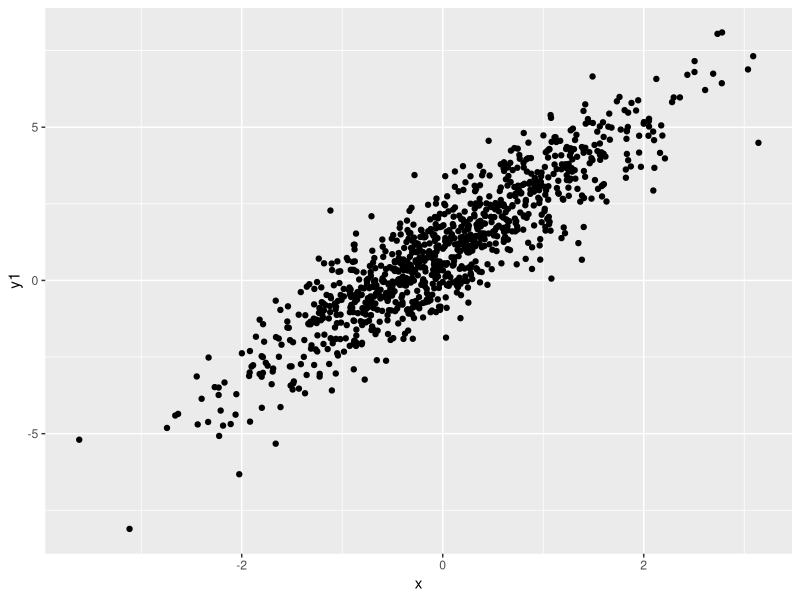
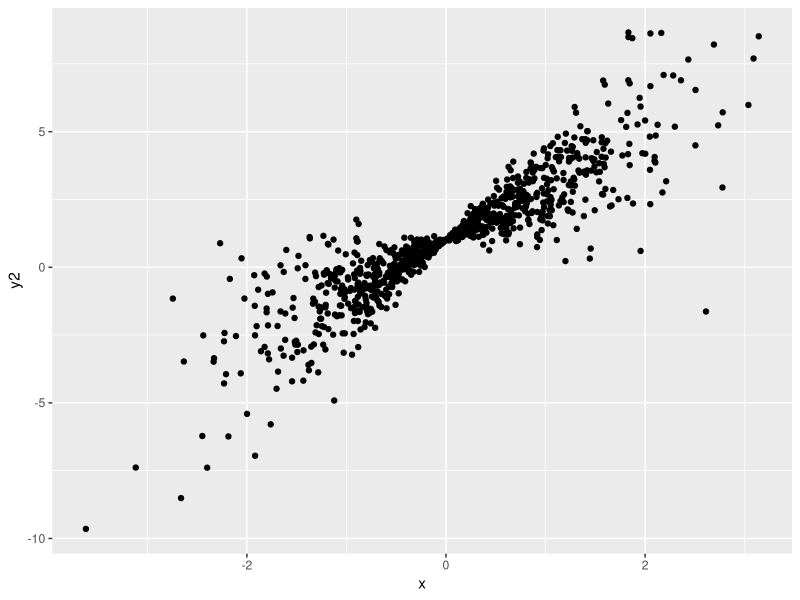

These figures' R source, in order:
## ---- chunk 1
## setup

library(ggplot2)
library(tibble)

## basic variable definition
N <- 1000
x <- rnorm(N)
u1 <- rnorm(N)
u2 <- sapply(x, function(xi){rnorm(1,sd = abs(xi))})
a <- 1
b <- 2

### Model 1 & 2:
y1 <- a + b * x + u1
df_Model_1 <- tibble(y = y1, x)
y2 <- a + b * x + u2
df_Model_2 <- tibble(y = y2, x)

### draw plots respectively
ggplot(df_Model_1, aes(x, y)) +
  geom_point() +
  labs(x = 'x', y = 'y1')
ggplot(df_Model_2, aes(x, y)) +
  geom_point() +
  labs(x = 'x', y = 'y2')
## ---- chunk 2
### funciton construction

reg <- function(x, y, n){
  df = tibble(x,y)
  x_bar <- mean(x)
  y_bar <- mean(y)
  SST <- sum((df$x - x_bar)^2)
  # coefficients calculation
  b_hat <- sum((df$y - y_bar) * (df$x - x_bar)) / SST
  a_hat <- y_bar - b_hat * x_bar
  sigma_hat_square = sum((df$y - a_hat - b_hat * df$x)^2) / (n -2)
  se_b_hat_0 <- sqrt(sigma_hat_square / SST)
  se_b_hat_1 <- sqrt(sum((df$x - x_bar)^2 * (df$y - a_hat - b_hat * df$x)^2) / SST^2)
  
  result <- c(b_hat, a_hat, sigma_hat_square, se_b_hat_0, se_b_hat_1)
  names(result) = c('b_hat', 'a_hat',  'sigma_hat^2', 'se_0', 'se_1')
  return(result)
}

### reg and compare
reg_Model_1 <- reg(x, y1, N)
print('Model_1:')
print(reg_Model_1)
lm_Model_1 <- lm(y1 ~ x)
summary(lm_Model_1)

reg_Model_2 <- reg(x, y2, N)
print('Model_2:')
print(reg_Model_2)
lm_Model_2 <- lm(y2 ~ x)
summary(lm_Model_2)

t_value_1 <- reg_Model_1["b_hat"] / reg_Model_1["se_0"]
print(paste("Without White standard error, the t value of b_hat in model 1 is : ", t_value_1))

t_value_2 <- reg_Model_2["b_hat"] / reg_Model_2["se_1"]
t_value_2_no <- reg_Model_2["b_hat"] / reg_Model_2["se_0"]
print(paste("With White standard error, the t value of b_hat in model 2 is : ", t_value_2))
print(paste("Without White standard error, the t value of b_hat in model 2 is : ", t_value_2_no))
## ---- chunk 3
simulate_t_homo <- function(choice){
  N <- 1000
  x <- rnorm(N)
  u1 <- rnorm(N)
  y1 <- u1 + 1
  reg_rslt <- reg(x, y1, N)
  if (choice == 0) {
    t_value <- reg_rslt["b_hat"] / reg_rslt["se_0"]
  } else if (choice == 1) {
    t_value <- reg_rslt["b_hat"] / reg_rslt["se_1"]
  } else {
    t_value <- NA
  }
  return(sum(t_value))
}

t0 <- replicate(10000, simulate_t_homo(0))
t0_bool <- abs(t0) > 1.96
t0_reject_proportion <- sum(t0_bool) / 10000
t1 <- replicate(10000, simulate_t_homo(1))
t1_bool <- abs(t1) > 1.96
t1_reject_proportion <- sum(t1_bool) / 10000

print(paste('The proportion of rejecting the null hypothesis using t0 is ', t0_reject_proportion))
print(paste('The proportion of rejecting the null hypothesis using t1 is ', t1_reject_proportion))
## ---- chunk 4
simulate_t_hetero <- function(choice){
  N <- 1000
  x <- rnorm(N)
  u2 <- sapply(x, function(xi){rnorm(1,sd = abs(xi))})
  y2 <- u2 + 1
  reg_rslt <- reg(x, y2, N)
  if (choice == 0) {
    t_value <- reg_rslt["b_hat"] / reg_rslt["se_0"]
  } else if (choice == 1) {
    t_value <- reg_rslt["b_hat"] / reg_rslt["se_1"]
  } else {
    t_value <- NA
  }
  return(sum(t_value))
}

t0 <- replicate(10000, simulate_t_hetero(0))
t0_bool <- abs(t0) > 1.96
t0_reject_proportion <- sum(t0_bool) / 10000
t1 <- replicate(10000, simulate_t_hetero(1))
t1_bool <- abs(t1) > 1.96
t1_reject_proportion <- sum(t1_bool) / 10000

print(paste('The proportion of rejecting the null hypothesis using t0 is ', t0_reject_proportion))
print(paste('The proportion of rejecting the null hypothesis using t1 is ', t1_reject_proportion))
## ---- chunk 5
# Set seed for reproducibility
set.seed(1234)

# Save number of rows in dataset
#n <- nrow(pokedex)
n <- 801

# Generate 60% sample of rows
sample_rows <- sample(n, 0.6 * n)

# Use `sample_rows` to create training set
#pokedex_train <-

# The left is test set
#pokedex_test <-

# Replace NAs in test set with sample mean

## ---- chunk 6
set.seed(1234)
p = 100
n = 1000
X = matrix(0,n,p)
eps = rnorm(n)
for (j in c(1:p)) {
  X[,j] = rnorm(n)
}
beta = c(c(1,-1,1,-1,1,-1,1,-1,1,-1,1,-1,1,-1,1,-1,1,-1,1,-1),rep(0,80))
Y = X%*%beta + eps
## ---- chunk 7
Y_train = Y[1:800]
X_train = X[1:800,]
Y_test = Y[801:1000]
X_test = X[801:1000,]
